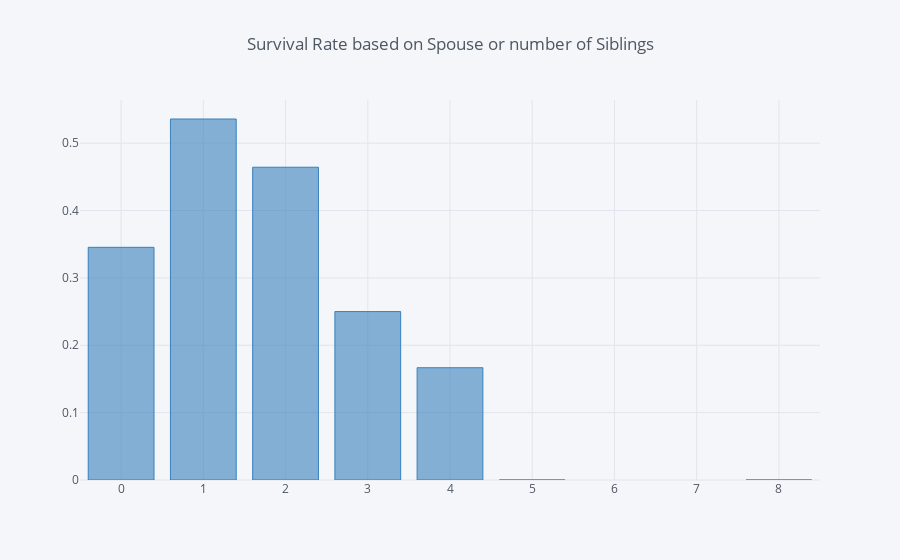

The code cell stored with this chart in its notebook:
### Markdown cell above
Based on the figure above, passengers embarked at C tend to survive more. However, there is no big difference compared to other ports as such. Let's see if we can use this to create new feature or skip this feature altogether.

### Code cell
sibSp = train[['SibSp', 'Survived']].groupby('SibSp').mean().iplot(kind='bar', colors='blue', title='Survival Rate based on Spouse or number of Siblings')

### Figure 1 — Plotly figure (JSON) as saved in the notebook; plotly's stock layout.template omitted (floating-point values rounded to 4 significant figures)
{"data": [{"marker": {"color": "rgba(55, 128, 191, 0.6)", "line": {"color": "rgba(55, 128, 191, 1.0)", "width": 1}}, "name": "Survived", "orientation": "v", "text": "", "type": "bar", "x": [0, 1, 2, 3, 4, 5, 8], "y": [0.3454, 0.5359, 0.4643, 0.25, 0.1667, 0, 0]}], "layout": {"legend": {"bgcolor": "#F5F6F9", "font": {"color": "#4D5663"}}, "paper_bgcolor": "#F5F6F9", "plot_bgcolor": "#F5F6F9", "title": "Survival Rate based on Spouse or number of Siblings", "titlefont": {"color": "#4D5663"}, "xaxis1": {"gridcolor": "#E1E5ED", "showgrid": true, "tickfont": {"color": "#4D5663"}, "title": "", "titlefont": {"color": "#4D5663"}, "zerolinecolor": "#E1E5ED"}, "yaxis1": {"gridcolor": "#E1E5ED", "showgrid": true, "tickfont": {"color": "#4D5663"}, "title": "", "titlefont": {"color": "#4D5663"}, "zerolinecolor": "#E1E5ED"}}}
